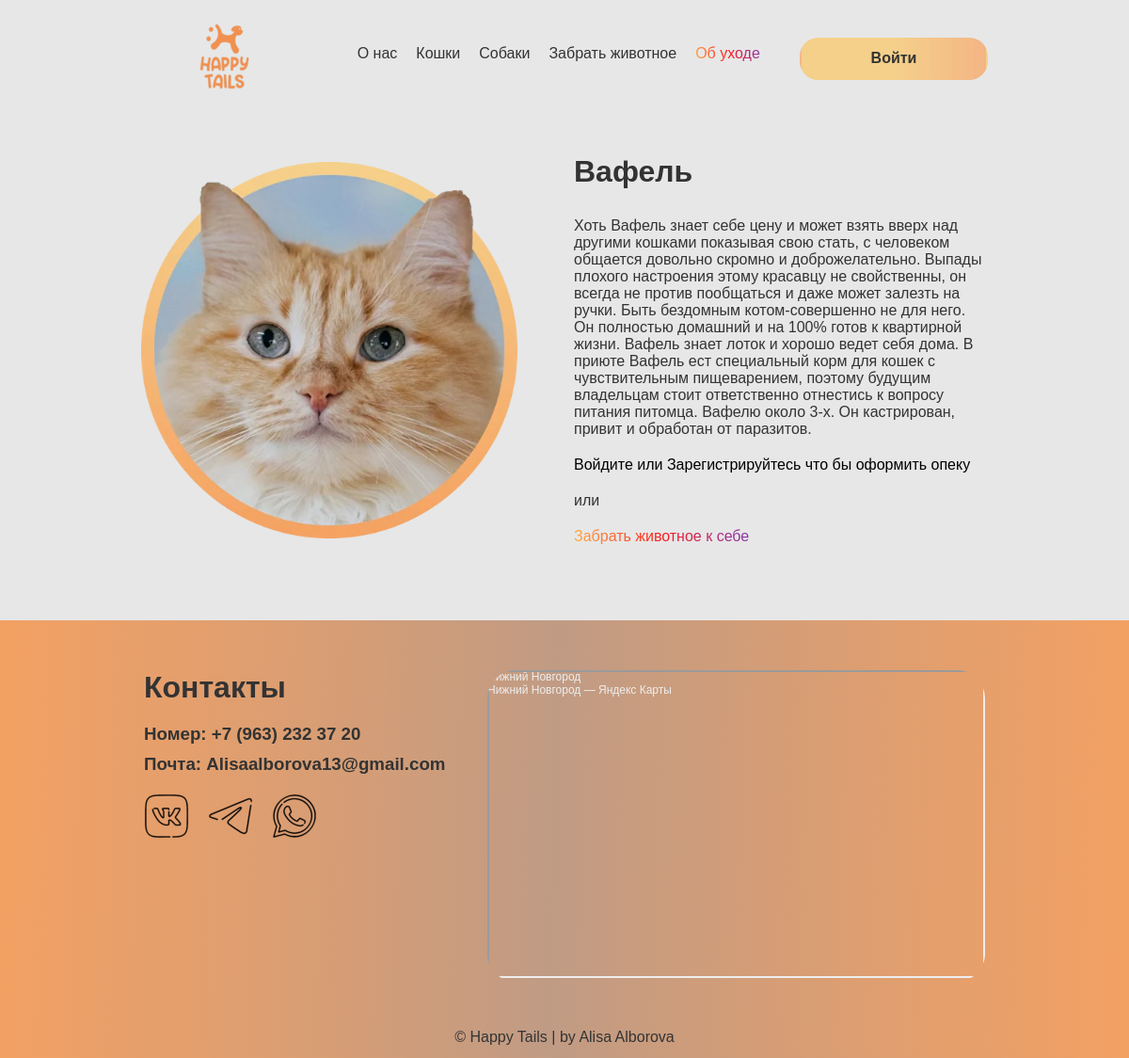
Screenshot of /animal_cart/1 with the database file from the repository.
### models.py (models this page shows)
class Animals(db.Model):
    id = db.Column(db.Integer, primary_key=True)
    name = db.Column(db.String(200), nullable=False)
    description = db.Column(db.String(2000), nullable=False)
    photo = db.Column(db.String(200), nullable=False)
    kind = db.Column(db.String(200), nullable=False)
    age = db.Column(db.Integer, nullable=False)
    gender = db.Column(db.String(200), nullable=False)
    orders = db.relationship('Orders', backref='animal', lazy=True)

### app.py (the view)
@app.route('/animal_cart/<int:animal_id>')
def animal_cart(animal_id):
    single_animal = Animals.query.filter_by(id=animal_id).all()
    if current_user.is_authenticated:
        order_user_single_animal = Orders.query.filter_by(id_user=current_user.id, id_animal=animal_id).first()
    else:
        order_user_single_animal = "sorry"
    return render_template('animal_cart.html', single_animal=single_animal,
                           order_user_single_animal=order_user_single_animal)

### templates/animal_cart.html (shortened to what this page needs)
{% extends 'base.html' %}
{% block body %}
<div class="main">
    <div class="animal_cart_content">
        <img src="../static/images/animals/{{single_animal[0].photo}}" alt="">
        <div class="animal_cart_desc">
            <h1> {{single_animal[0].name}}</h1>
            <p>
                {{single_animal[0].description}}
            </p>
                {% if current_user.is_authenticated %}
                    {% if order_user_single_animal %}
                        <div style="margin-top:20px;">
                            <p>Это животное уже находится под вашей опекой</p>
                        </div>
                    {% else %}
                        <div style="margin-top:20px;">
                            <a style="background-image:linear-gradient(250deg,#833AB4 0%,#FD1D1D 50%,#FCB045 100%); background-clip: text; -webkit-background-clip: text; color: transparent;" href="/form/{{single_animal[0].name}}">Оформить опеку</a>
                        </div>
                    {% endif %}
                {% else %}
                <div style="margin-top:20px;">
                    <a href="/login">Войдите или Зарегистрируйтесь что бы оформить опеку</a>
                </div>
                {% endif %}
            <div style="margin-top:20px;">
                <p>или</p>
            </div>
            <div style="margin-top:20px;">
                <a style="background-image:linear-gradient(250deg,#833AB4 0%,#FD1D1D 50%,#FCB045 100%); background-clip: text; -webkit-background-clip: text; color: transparent;" href="/take">Забрать животное к себе</a>
            </div>
        </div>
    </div>
</div>
{% endblock %}

### static/style.css (style rules this page uses)
* { margin: 0; padding: 0; box-sizing: border-box; }
a { text-decoration: none; color: #000; font-family: 'Montserrat', sans-serif; }
h1, h3, h2,p,button { font-family: 'Montserrat', sans-serif; color: #333333;color: #333333; }
body { background-color: #E7E7E7; height: 100%; width: 100%; max-width: 2000px; margin: 0; padding: 0; }
.main { width: 100%; }
.animal_cart_content { margin-top: 50px; margin-bottom: 80px; display: flex; margin-left: 150px; margin-right: 150px; align-items: center; }
.animal_cart_content img { width: 400px; height: 400px; }
.animal_cart_desc { margin-left: 60px; }
.animal_cart_desc h1 { margin-bottom: 30px; color: #333333; }
.animal_cart_desc p { color: #333333; }

### rows the page displays
Animals: photo (picture), name "Вафель", description "Хоть Вафель знает себе цену и может взять вверх над другими кошками показывая свою стать, с человеком общается довольно скромно и доброжелательно. Выпады плохого настроения этому красавцу не свойственны, он всегда не против пообщаться и даже может залезть на ручки. Быть бездомным котом-совершенно не для него. Он полностью домашний и на 100% готов к квартирной жизни. Вафель знает лоток и хорошо ведет себя дома. В приюте Вафель ест специальный корм для кошек с чувствительным пищеварением, поэтому будущим владельцам стоит ответственно отнестись к вопросу питания питомца. Вафелю около 3-х. Он кастрирован, привит и обработан от паразитов."
